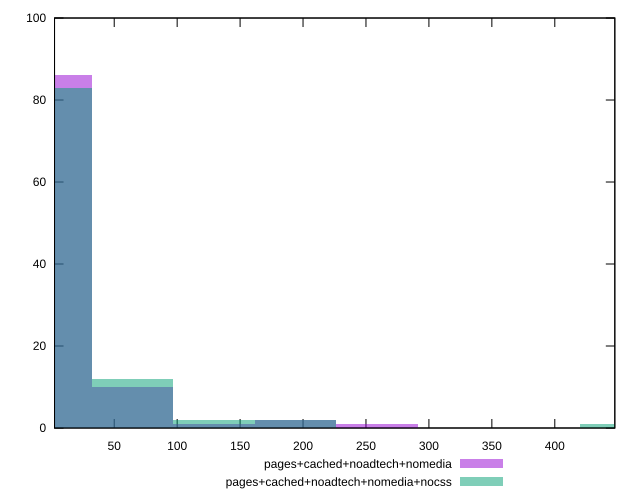

Generate this figure with gnuplot:
reset

$pagesCachedNoadtechNomedia <<EOF
129.33920829880176 1
0 86
64.66960414940088 10
194.00881244820266 2
258.67841659760353 1
EOF

$pagesCachedNoadtechNomediaNocss <<EOF
452.6872290458062 1
64.66960414940088 12
0 83
194.00881244820266 2
129.33920829880176 2
EOF

set key outside below
set boxwidth 64.66960414940088
set xrange [2.5850000000000004:447.687]
set yrange [0:100]
set trange [0:100]
set style fill transparent solid 0.5 noborder
set terminal svg size 640, 500 enhanced background rgb 'white'
set output "report_00015_2021-02-09T16-11-33.973Z/server-response-time/comparison/histogram/3_vs_4.svg"

plot $pagesCachedNoadtechNomedia title "pages+cached+noadtech+nomedia" with boxes, \
     $pagesCachedNoadtechNomediaNocss title "pages+cached+noadtech+nomedia+nocss" with boxes

reset
